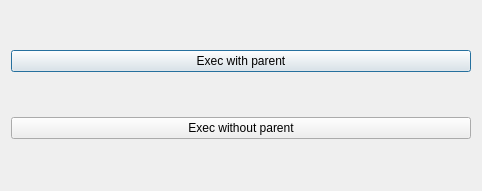
<?xml version="1.0" encoding="UTF-8"?>
<ui version="4.0">
 <class>Dialog</class>
 <widget class="QDialog" name="Dialog">
  <property name="geometry">
   <rect>
    <x>0</x>
    <y>0</y>
    <width>482</width>
    <height>191</height>
   </rect>
  </property>
  <property name="windowTitle">
   <string>Dialog</string>
  </property>
  <layout class="QVBoxLayout" name="verticalLayout">
   <item>
    <widget class="QPushButton" name="btnWith">
     <property name="text">
      <string>Exec with parent</string>
     </property>
    </widget>
   </item>
   <item>
    <widget class="QPushButton" name="btnWithout">
     <property name="text">
      <string>Exec without parent</string>
     </property>
    </widget>
   </item>
  </layout>
 </widget>
 <resources/>
 <connections/>
</ui>
